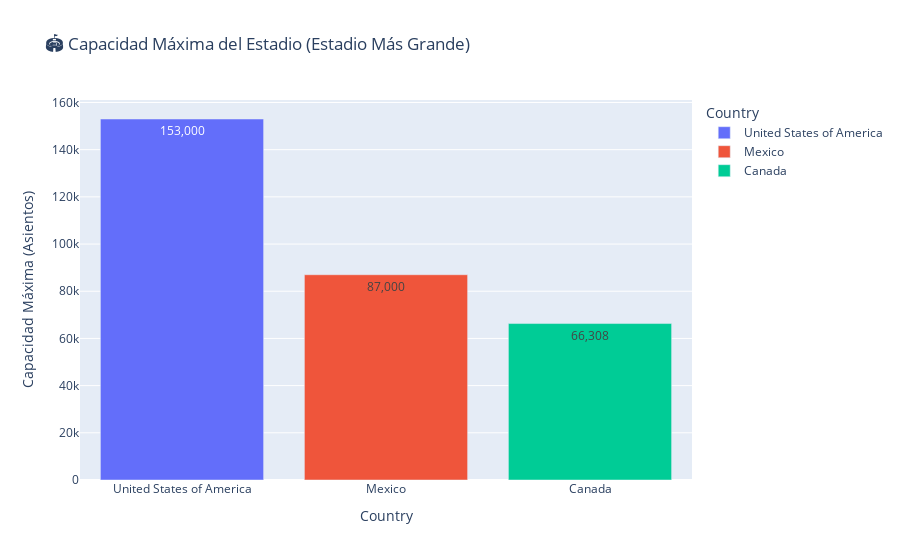
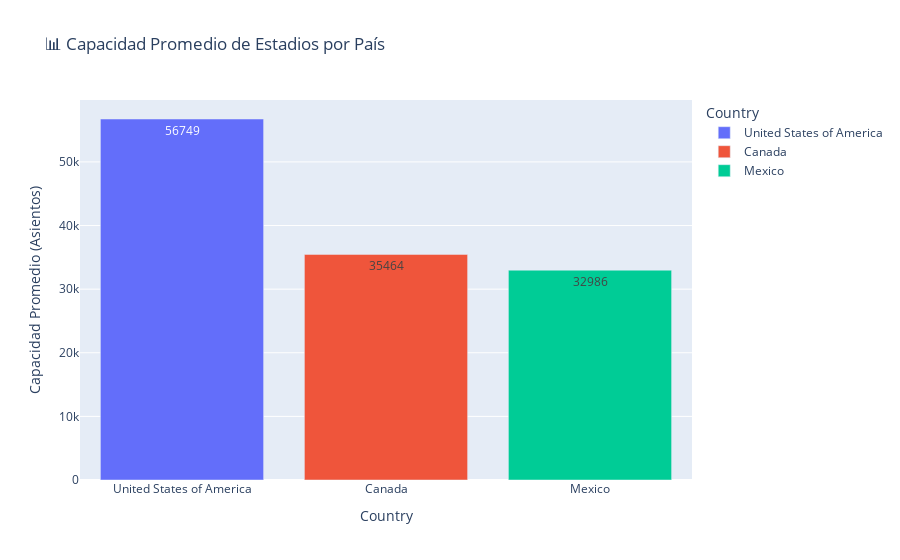

The cell these charts' notebook holds for them, in order:
### Markdown cell above
## GUARDAR tabla_ordenada_max

### Code cell
# --- Gráfico de Capacidad Máxima ---
fig_max = px.bar(
    tabla_resumen_capacidad.sort_values(by='Capacidad_Maxima', ascending=False),
    x='Country',
    y='Capacidad_Maxima',
    color='Country',
    title='🏟️ Capacidad Máxima del Estadio (Estadio Más Grande)',
    labels={'Capacidad_Maxima': 'Capacidad Máxima (Asientos)'},
)
fig_max.update_traces(texttemplate='%{y:,}', textposition='inside')
fig_max.show()

# --- Capacidad Promedio ---
fig_avg = px.bar(
    tabla_resumen_capacidad.sort_values(by='Capacidad_Promedio', ascending=False),
    x='Country',
    y='Capacidad_Promedio',
    color='Country',
    title='📊 Capacidad Promedio de Estadios por País',
    labels={'Capacidad_Promedio': 'Capacidad Promedio (Asientos)'},
)
fig_avg.update_traces(texttemplate='%{y:.0f}', textposition='inside')
fig_avg.show()

### Figure 1 — Plotly figure (JSON) as saved in the notebook; plotly's stock layout.template omitted (floating-point values rounded to 4 significant figures)
{"data": [{"hovertemplate": "Country=%{x}<br>Capacidad Máxima (Asientos)=%{y}<extra></extra>", "legendgroup": "United States of America", "marker": {"color": "#636efa", "pattern": {"shape": ""}}, "name": "United States of America", "orientation": "v", "showlegend": true, "textposition": "inside", "texttemplate": "%{y:,}", "type": "bar", "x": ["United States of America"], "xaxis": "x", "y": [153000], "yaxis": "y"}, {"hovertemplate": "Country=%{x}<br>Capacidad Máxima (Asientos)=%{y}<extra></extra>", "legendgroup": "Mexico", "marker": {"color": "#EF553B", "pattern": {"shape": ""}}, "name": "Mexico", "orientation": "v", "showlegend": true, "textposition": "inside", "texttemplate": "%{y:,}", "type": "bar", "x": ["Mexico"], "xaxis": "x", "y": [87000], "yaxis": "y"}, {"hovertemplate": "Country=%{x}<br>Capacidad Máxima (Asientos)=%{y}<extra></extra>", "legendgroup": "Canada", "marker": {"color": "#00cc96", "pattern": {"shape": ""}}, "name": "Canada", "orientation": "v", "showlegend": true, "textposition": "inside", "texttemplate": "%{y:,}", "type": "bar", "x": ["Canada"], "xaxis": "x", "y": [66308], "yaxis": "y"}], "layout": {"barmode": "relative", "legend": {"title": {"text": "Country"}, "tracegroupgap": 0}, "title": {"text": "🏟️ Capacidad Máxima del Estadio (Estadio Más Grande)"}, "xaxis": {"anchor": "y", "categoryarray": ["United States of America", "Mexico", "Canada"], "categoryorder": "array", "domain": [0, 1], "title": {"text": "Country"}}, "yaxis": {"anchor": "x", "domain": [0, 1], "title": {"text": "Capacidad Máxima (Asientos)"}}}}

### Figure 2 — Plotly figure (JSON) as saved in the notebook; plotly's stock layout.template omitted (floating-point values rounded to 4 significant figures)
{"data": [{"hovertemplate": "Country=%{x}<br>Capacidad Promedio (Asientos)=%{y}<extra></extra>", "legendgroup": "United States of America", "marker": {"color": "#636efa", "pattern": {"shape": ""}}, "name": "United States of America", "orientation": "v", "showlegend": true, "textposition": "inside", "texttemplate": "%{y:.0f}", "type": "bar", "x": ["United States of America"], "xaxis": "x", "y": [56750.0], "yaxis": "y"}, {"hovertemplate": "Country=%{x}<br>Capacidad Promedio (Asientos)=%{y}<extra></extra>", "legendgroup": "Canada", "marker": {"color": "#EF553B", "pattern": {"shape": ""}}, "name": "Canada", "orientation": "v", "showlegend": true, "textposition": "inside", "texttemplate": "%{y:.0f}", "type": "bar", "x": ["Canada"], "xaxis": "x", "y": [35460.0], "yaxis": "y"}, {"hovertemplate": "Country=%{x}<br>Capacidad Promedio (Asientos)=%{y}<extra></extra>", "legendgroup": "Mexico", "marker": {"color": "#00cc96", "pattern": {"shape": ""}}, "name": "Mexico", "orientation": "v", "showlegend": true, "textposition": "inside", "texttemplate": "%{y:.0f}", "type": "bar", "x": ["Mexico"], "xaxis": "x", "y": [32990.0], "yaxis": "y"}], "layout": {"barmode": "relative", "legend": {"title": {"text": "Country"}, "tracegroupgap": 0}, "title": {"text": "📊 Capacidad Promedio de Estadios por País"}, "xaxis": {"anchor": "y", "categoryarray": ["United States of America", "Canada", "Mexico"], "categoryorder": "array", "domain": [0, 1], "title": {"text": "Country"}}, "yaxis": {"anchor": "x", "domain": [0, 1], "title": {"text": "Capacidad Promedio (Asientos)"}}}}
